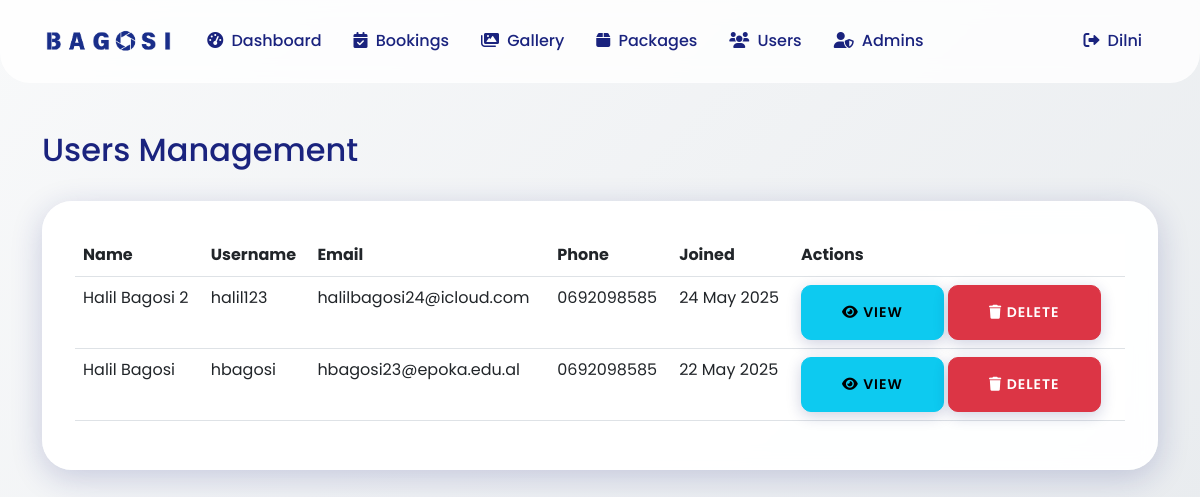
Screenshot of /admin_83926483499/users.php (signed in) with the database file from the repository.
### tables this page shows
CREATE TABLE `users` (
  `id` int(11) NOT NULL AUTO_INCREMENT,
  `username` varchar(50) NOT NULL,
  `email` varchar(100) NOT NULL,
  `password` varchar(255) NOT NULL,
  `full_name` varchar(100) NOT NULL,
  `phone` varchar(20) DEFAULT NULL,
  `role` enum('user','admin') DEFAULT 'user',
  `created_at` timestamp NOT NULL DEFAULT current_timestamp(),
  `updated_at` timestamp NOT NULL DEFAULT current_timestamp() ON UPDATE current_timestamp(),
  PRIMARY KEY (`id`),
  UNIQUE KEY `username` (`username`),
  UNIQUE KEY `email` (`email`)
);

### admin_83926483499/users.php (the view, shortened to what this page needs)
<?php
require_once '../config/database.php';
$stmt = $pdo->query("SELECT * FROM users WHERE role = 'user' ORDER BY created_at DESC");
$users = $stmt->fetchAll(PDO::FETCH_ASSOC);
?>
<!DOCTYPE html>
<html lang="sq">
<head>
    <link href="https://cdn.jsdelivr.net/npm/bootstrap@5.3.0/dist/css/bootstrap.min.css" rel="stylesheet">
    <link rel="stylesheet" href="https://cdnjs.cloudflare.com/ajax/libs/font-awesome/6.0.0/css/all.min.css">
    <link rel="stylesheet" href="../css/style.css">
</head>
<body>
    <?php include 'includes/navbar.php'; ?>
    <div class="container py-5">
        <div class="d-flex justify-content-between align-items-center mb-4">
            <h2>Users Management</h2>
        </div>
        <div class="card">
            <div class="card-body">
                <div class="table-responsive">
                    <table class="table">
                        <thead>
                            <tr>
                                <th>Name</th>
                                <th>Username</th>
                                <th>Email</th>
                                <th>Phone</th>
                                <th>Joined</th>
                                <th>Actions</th>
                            </tr>
                        </thead>
                        <tbody>
                            <?php foreach ($users as $user): ?>
                            <tr>
                                <td><?php echo htmlspecialchars($user['full_name']); ?></td>
                                <td><?php echo htmlspecialchars($user['username']); ?></td>
                                <td><?php echo htmlspecialchars($user['email']); ?></td>
                                <td><?php echo htmlspecialchars($user['phone']); ?></td>
                                <td><?php echo date('d M Y', strtotime($user['created_at'])); ?></td>
                                <td>
                                    <button type="button" class="btn btn-info btn-sm" data-bs-toggle="modal" data-bs-target="#viewUserModal"
                                            data-user='<?php echo htmlspecialchars(json_encode($user)); ?>'>
                                        <i class="fas fa-eye"></i> View
                                    </button>
                                    <form method="POST" action="" class="d-inline" onsubmit="return confirm('Are you sure you want to delete this user?');">
                                        <button type="submit" class="btn btn-danger btn-sm">
                                            <i class="fas fa-trash"></i> Delete
                                        </button>
                                    </form>
                                </td>
                            </tr>
                            <?php endforeach; ?>
                        </tbody>
                    </table>
                </div>
            </div>
        </div>
    </div>
</body>
</html>

### css/style.css (style rules this page uses)
:root { --primary-color: #1a237e; --secondary-color: #0d47a1; --accent-color: #2962ff; --text-color: #1a237e; --light-bg: rgba(255, 255, 255, 0.95); --glass-bg: rgba(255, 255, 255, 0.1); --glass-border: rgba(255, 255, 255, 0.2); --glass-shadow: 0 8px 32px 0 rgba(26, 35, 126, 0.2); --border-radius-lg: 30px; --border-radius-md: 20px; --border-radius-sm: 15px; }
body { font-family: 'Poppins', sans-serif; line-height: 1.6; color: var(--text-color); background: linear-gradient(135deg, #f8f9fa 0%, #e9ecef 100%); overflow-x: hidden; }
.card { background: var(--light-bg); backdrop-filter: blur(10px); -webkit-backdrop-filter: blur(10px); border: 1px solid var(--glass-border); border-radius: var(--border-radius-lg); box-shadow: var(--glass-shadow); transition: transform 0.3s ease, box-shadow 0.3s ease; overflow: hidden; animation: slideIn 0.5s ease forwards; opacity: 0; }
.card::before { content: ''; position: absolute; top: 0; left: 0; right: 0; height: 5px; background: linear-gradient(90deg, var(--primary-color), var(--secondary-color)); opacity: 0; transition: opacity 0.3s ease; }
.card:nth-child(2) { animation-delay: 0.2s; }
.btn { padding: 1rem 2.5rem; border-radius: 10px; box-shadow: 0 4px 15px rgba(21, 31, 107, 0.2); font-weight: 600; text-transform: uppercase; letter-spacing: 1px; transition: all 0.3s ease; position: relative; overflow: hidden; }
.btn::before { content: ''; position: absolute; top: 0; left: 0; width: 100%; height: 100%; background: linear-gradient(45deg, var(--primary-color), var(--secondary-color)); opacity: 0; transition: opacity 0.3s ease; z-index: -1; }
.card { position: relative; overflow: hidden; }
.card::after { content: ''; position: absolute; top: 0; left: 0; right: 0; height: 5px; background: linear-gradient(90deg, var(--primary-color), var(--accent-color)); opacity: 0; transition: opacity 0.3s ease; }
.card-body { padding: 2rem; }
.btn { position: relative; overflow: hidden; transition: all 0.3s ease; }
.btn::after { content: ''; position: absolute; top: 50%; left: 50%; width: 0; height: 0; background: rgba(255, 255, 255, 0.2); border-radius: 50%; transform: translate(-50%, -50%); transition: width 0.6s ease, height 0.6s ease; }

### rows the page displays
users: full_name "Halil Bagosi 2", username "halil123", email "halilbagosi24@icloud.com", phone "0692098585", created_at "24 May 2025"
users: full_name "Halil Bagosi", username "hbagosi", email "hbagosi23@epoka.edu.al", phone "0692098585", created_at "22 May 2025"
